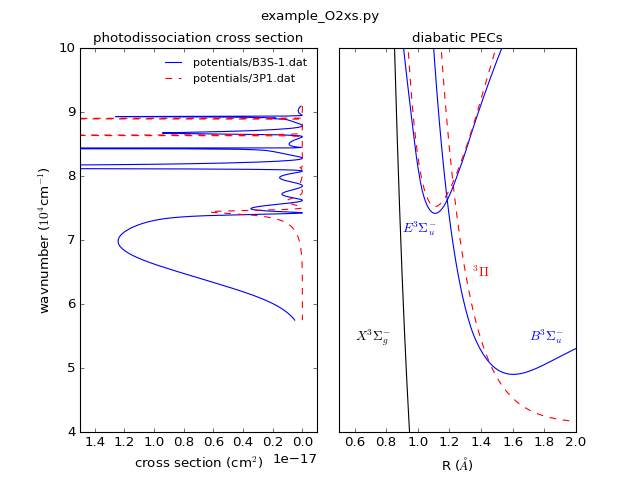

The Python source for this figure:
# -*- coding: utf-8 -*-
"""
  CSE  - solve the coupled-channel time-independent Schrödinger equation
         using recipe of B.R. Johnson J Chem Phys 69, 4678 (1977).

  [email redacted]
  2016
"""

import numpy as np
import matplotlib.pylab as plt
import time

import cse

evcm = 8065.541   # conversion factor eV -> cm-1

d = 'potentials/'  # directory name

wavelength = np.arange(110, 174.1, 0.1)  # nm

# initialize CSE problem - any missing essential parameters are requested
# mu - reduced mass
# eni - initial state guess energy
# VTI - initial state(s)
# VTf - final coupled states
# coupf - homogeneous coupling
# dipolemoment - transition moments 

X = cse.Xs(mu='O2', VTi=[d+'X3S-1.dat'], eni=800,
                    VTf=[d+'B3S-1.dat', d+'3P1.dat', d+'E3S-1.dat',
                         d+'3PR1.dat'],
                    coupf=[40, 4000, 0, 0, 7000, 0],
                    dipolemoment=[1, 0, 0, 0.3])
                    #, transition_energy=wavelength)  # <--- alternative direct call

print("CSE: calculating cross section speeded by Python multiprocessing",
      " Pool.map")
print("     from {:.2f} to {:.2f} in {:.2f} nm steps ... ".
      format(wavelength[0], wavelength[-1], wavelength[1]-wavelength[0]))

t0 = time.time()
X.calculate_xs(transition_energy=wavelength)
print("CSE: ...  in {:.2g} seconds".format(time.time()-t0))

print('CSE: E(v"={:d}) = {:.2f} cm-1, {:.3g} eV'.format(X.gs.node_count(), 
                                                   X.gs.cm, X.gs.energy))
# np.savetxt("example_O2xs.dat", np.column_stack((wav, xs)))

# graphics ---------------------------------------
ax0 = plt.subplot2grid((2, 4), (0, 0), colspan=2, rowspan=2)
ax1 = plt.subplot2grid((2, 4), (0, 2), colspan=2, rowspan=2)

X.wavenumber /= 1.0e4
X.total = np.zeros_like(X.wavenumber)
for j in range(X.nopen):
   X.total[:] += X.xs[:, j]
   if X.us.pecfs[j][-7] == 'S':
       ax0.plot(X.xs[:, j], X.wavenumber, label=X.us.pecfs[j], color='b')
   else:
       ax0.plot(X.xs[:, j], X.wavenumber, label=X.us.pecfs[j], color='r',
                                                                 ls='--')

#ax0.plot(X.total, X.wavenumber, ls='-', color='gray', label='total', alpha=0.3)
ax0.legend(loc=0, frameon=False, fontsize=10)
ax0.set_ylabel("wavnumber ($10^4$cm$^{-1}$)")
ax0.set_xlabel("cross section (cm$^{2}$)")
ax0.axis(xmin=1.5e-17, xmax=-0.1e-17, ymin=4, ymax=10)
ax0.set_title("photodissociation cross section", fontsize=12)

for j, pec in enumerate(X.gs.pecfs):
   ax1.plot(X.gs.R, X.gs.VT[j, j]*evcm, color='k', label=pec)

for j, pec in enumerate(X.us.pecfs):
   if X.us.pecfs[j][-7] == 'S':
       ax1.plot(X.us.R, X.us.VT[j, j]*evcm, 'b', label=pec)
   else:
       ax1.plot(X.us.R, X.us.VT[j, j]*evcm, 'r--', label=pec)

ax1.annotate('$X{}^{3}\Sigma_{g}^{-}$', (0.6, 55000), color='k')
ax1.annotate('$B{}^{3}\Sigma_{u}^{-}$', (1.7, 55000), color='b')
ax1.annotate('$E{}^{3}\Sigma_{u}^{-}$', (0.9, 72000), color='b')
ax1.annotate('${}^{3}\Pi$', (1.34, 65000), color='r')


ax1.set_title("diabatic PECs", fontsize=12)
ax1.axis(xmin=0.5, xmax=2, ymin=40000+X.gs.cm, ymax=100000+X.gs.cm)
ax1.set_xlabel("R ($\AA$)")
#ax1.set_ylabel("V (eV)")
ax1.axes.get_yaxis().set_visible(False)

plt.suptitle("example_O2xs.py", fontsize=12)

plt.savefig("data/example_O2xs.png", dpi=100)
plt.show()
